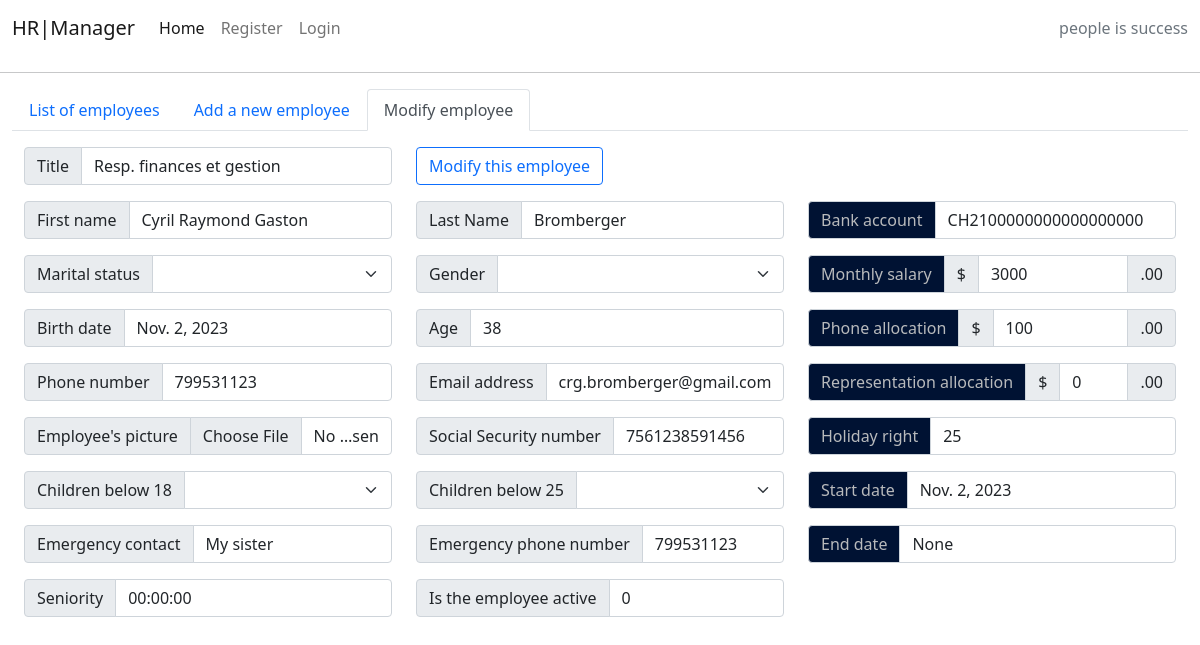
The app's page /employee/1/modify/ with its own data.
### hrmanager/models.py (models this page shows, shortened)
class Employees(models.Model):
    title = models.CharField(max_length=200, unique=True, default='')
    first_name = models.CharField(max_length=30)
    last_name = models.CharField(max_length=30)
    employees_gender = models.CharField(max_length=1, choices=EMPLOYEES_GENDER)
    employees_marital_status = models.CharField(
        max_length=1, choices=EMPLOYEES_MARITAL_STATUS)
    children_for_allocations_type_1 = models.CharField(
        choices=CHILDREN_BELOW_18, blank=True, max_length=2)
    children_for_allocations_type_2 = models.CharField(
        choices=CHILDREN_BELOW_25, blank=True, max_length=2)
    birth_date = models.DateField()
    employees_age = models.PositiveSmallIntegerField()
    email_adress = models.EmailField()
    phone_number = models.IntegerField()
    emergency_contact = models.CharField(max_length=30)
    emergency_phonenumber = models.IntegerField()
    employee_picture = CloudinaryField('image', default='placeholder')
    social_security_number = models.CharField(
        max_length=13, unique=True)
    employees_bankaccount = models.CharField(max_length=21)
    start_date = models.DateField()
    end_date = models.DateField(blank=True, null=True, default=None)
    employees_holiday_rights = models.IntegerField()
    base_monthly_salary = models.IntegerField()
    LPP_deduction_employee = models.IntegerField(
        blank=True, null=True, default=0)
    LPP_deduction_employer = models.IntegerField(
        blank=True, null=True, default=0)
    employees_phone_allocation = models.PositiveSmallIntegerField(
        blank=True, null=True, default=0)
    employees_representation_allocation = models.PositiveSmallIntegerField(
        blank=True, null=True, default=0)
    expense_report = models.DecimalField(
        max_digits=5, decimal_places=2, default=0, blank=True, null=True)
    public_transportation_fees = models.DecimalField(
        max_digits=6, decimal_places=2, default=0, blank=True, null=True)
    extraordinary_salary = models.IntegerField(
        blank=True, null=True, default=0)
    created_date = models.DateTimeField(auto_now_add=True)
    updated_date = models.DateTimeField(auto_now=True)
    seniority = models.DurationField()
    employees_status = models.IntegerField(choices=STATUS, default=0)
    class Meta:
        ordering = ['start_date']
        unique_together = [['first_name', 'last_name']]

### hrmanager/views.py (the view, shortened to what this page needs)
# urls.py: path('employee/<int:pk>/modify/', views.ModifyEmployeeView.as_view(),
class ModifyEmployeeView(generic.edit.UpdateView):
    model = Employees
    form_class = ModifyEmployeeForm
    template_name = 'employee_modify.html'
    def get_object(self, queryset=None):
        pk = self.kwargs.get('pk')
        return get_object_or_404(Employees, pk=pk)
    def get_context_data(self, **kwargs):
        context = super().get_context_data(**kwargs)
        context['current_pk'] = self.object.pk
        context['form'] = ModifyEmployeeForm(instance=self.object)
        return context

### templates/employee_modify.html (shortened to what this page needs)
{% extends "base.html" %} {% block content %}
<div class="container-fluid">
  <ul class="nav nav-tabs">
    <li class="nav-item">
      <a class="nav-link" href="{% url 'Listofemployees' %}"
        >List of employees</a
      >
    </li>
    <li class="nav-item">
      <a class="nav-link" href="{% url 'Addanemployees' %}"
        >Add a new employee</a
      >
    </li>
    <li class="nav-item">
      <a class="nav-link active" aria-current="page" href="#"
        >Modify employee</a
      >
    </li>
  </ul>
  <div class="container-fluid">
    <div class="row">
    </div>
    <form method="POST" action="{% url 'modify_employee' pk=current_pk %}">
      <div class="row">
        <div class="col">
          <div class="input-group mb-3">
            <span class="input-group-text" id="basic-addon1">Title</span>
            <input
              type="text"
              class="form-control"
              value="{{ form.title.value }}"
              name="title"
              aria-describedby="basic-addon1"
            />
          </div>
        </div>
        <div class="col">
          <div class="mb-3">
            <button
              type="submit"
              class="btn btn-outline-primary"
              id="button-addon2"
            >
              Modify this employee
            </button>
          </div>
        </div>
        <div class="col">
        </div>
      </div>
      <div class="row">
        <div class="col">
          <div class="input-group mb-3 flex-nowrap">
            <span class="input-group-text" id="basic-addon1">First name</span>
            <input
              type="text"
              class="form-control"
              value="{{ form.first_name.value }}"
              aria-describedby="basic-addon1"
              name="first_name"
            />
          </div>
        </div>
        <div class="col">
          <div class="input-group mb-3 flex-nowrap">
            <span class="input-group-text" id="basic-addon1">Last Name</span>
            <input
              type="text"
              class="form-control"
              value="{{ form.last_name.value }}"
              aria-describedby="basic-addon1"
              name="last_name"
            />
          </div>
        </div>
        <div class="col">
          <div class="input-group mb-3 flex-nowrap">
            <span class="input-group-text financial-color" id="basic-addon1"
              >Bank account</span
            >
            <input
              type="text"
              class="form-control"
              value="{{ form.employees_bankaccount.value }}"
              aria-describedby="basic-addon1"
              name="employees_bankaccount"
            />
          </div>
        </div>
      </div>
      <div class="row">
        <div class="col">
          <div class="input-group mb-3 flex-nowrap">
            <label class="input-group-text" for="inputGroupSelectMaritalStatus"
              >Marital status</label
            >
            <select
              class="form-select"
              id="inputGroupSelectMaritalStatus"
              name="employees_marital_status"
              value="{{ form.employees_marital_status.value }}"
            >
              <option selected></option>
              <option value="M">Married</option>
            </select>
          </div>
        </div>
        <div class="col">
          <div class="input-group mb-3 flex-nowrap">
            <label class="input-group-text" for="inputGroupSelectGender"
              >Gender</label
            >
            <select
              class="form-select"
              id="inputGroupSelectGender"
              name="employees_gender"
              value="{{ form.employees_gender.value }}"
            >
              <option selected></option>
              <option value="M">Male</option>
            </select>
          </div>
        </div>
        <div class="col">
          <div class="input-group mb-3 flex-nowrap">
            <span class="input-group-text financial-color" id="basic-addon1"
              >Monthly salary</span
            >
            <span class="input-group-text">$</span>
            <input
              type="text"
              class="form-control"
              value="{{ form.base_monthly_salary.value }}"
              aria-describedby="basic-addon1"
              name="base_monthly_salary"
            />
            <span class="input-group-text">.00</span>
          </div>
        </div>
      </div>
      <div class="row">
        <div class="col">
          <div class="input-group mb-3 flex-nowrap">
            <span class="input-group-text" id="basic-addon1">Birth date</span>
            <input
              type="text"
              class="form-control"
              value="{{ form.birth_date.value }}"
              aria-describedby="basic-addon1"
              name="birth_date"
            />
          </div>
        </div>
        <div class="col">
          <div class="input-group mb-3 flex-nowrap">
            <span class="input-group-text" id="basic-addon1">Age</span>
            <input
              type="text"
              class="form-control"
              value="{{ form.employees_age.value }}"
              aria-describedby="basic-addon1"
              name="employees_age"
            />
          </div>
        </div>
        <div class="col">
          <div class="input-group mb-3 flex-nowrap">
            <span class="input-group-text financial-color" id="basic-addon1"
              >Phone allocation</span
            >
            <span class="input-group-text">$</span>
            <input
              type="text"
              class="form-control"
              value="{{ form.employees_phone_allocation.value }}"
              aria-describedby="basic-addon1"
              name="employees_phone_allocation"
            />
            <span class="input-group-text">.00</span>
          </div>
        </div>
      </div>
      <div class="row">
        <div class="col">
          <div class="input-group mb-3 flex-nowrap">
            <span class="input-group-text" id="basic-addon1">Phone number</span>
            <input
              type="text"
              class="form-control"
              value="{{ form.phone_number.value }}"
              aria-describedby="basic-addon1"
              name="phone_number"
            />
          </div>
        </div>
        <div class="col">
          <div class="input-group mb-3 flex-nowrap">
            <span class="input-group-text" id="basic-addon1"
              >Email address</span
            >
            <input
              type="email"
              class="form-control"
              value="{{ form.email_adress.value }}"
              aria-describedby="basic-addon1"
              name="email_adress"
            />
          </div>
        </div>
        <div class="col">
          <div class="input-group mb-3 flex-nowrap">
            <span class="input-group-text financial-color" id="basic-addon1"
              >Representation allocation</span
            >
            <span class="input-group-text">$</span>
            <input
              type="text"
              class="form-control"
              value="{{ form.employees_representation_allocation.value }}"
              aria-describedby="basic-addon1"
              name="employees_representation_allocation"
            />
            <span class="input-group-text">.00</span>
          </div>
        </div>
      </div>
      <div class="row">
        <div class="col">
          <div class="input-group mb-3">
            <label class="input-group-text" for="inputGroupFilePicture"
              >Employee's picture</label
            >
            <input
              type="file"
              class="form-control"
              id="inputGroupFilePicture"
              name="employee_picture"
              value="{{ form.employee_picture.value }}"
            />
          </div>
        </div>
        <div class="col">
          <div class="input-group mb-3 flex-nowrap">
            <span class="input-group-text" id="basic-addon1"
              >Social Security number</span
            >
            <input
              type="text"
              class="form-control"
              value="{{ form.social_security_number.value }}"
              aria-describedby="basic-addon1"
              name="social_security_number"
            />
          </div>
        </div>
        <div class="col">
          <div class="input-group mb-3 flex-nowrap">
            <span class="input-group-text financial-color" id="basic-addon1"
              >Holiday right</span
            >
            <input
              type="text"
              class="form-control"
              value="{{ form.employees_holiday_rights.value }}"
              aria-describedby="basic-addon1"
              name="employees_holiday_rights"
            />
          </div>
        </div>
      </div>
      <div class="row">
        <div class="col">
          <div class="input-group mb-3 flex-nowrap">
            <label
              class="input-group-text"
              for="inputGroupSelectChildrenBelow18"
              >Children below 18</label
            >
            <select
              class="form-select"
              id="inputGroupSelectChildrenBelow18"
              name="children_for_allocations_type_1"
              value="{{ form.children_for_allocations_type_1.value }}"
            >
              <option selected></option>
              <option value="0">0</option>
            </select>
          </div>
        </div>
        <div class="col">
          <div class="input-group mb-3 flex-nowrap">
            <label
              class="input-group-text"
              for="inputGroupSelectChildrenBelow25"
              >Children below 25</label
            >
            <select
              class="form-select"
              id="inputGroupSelectChildrenBelow25"
              name="children_for_allocations_type_2"
              value="{{ form.children_for_allocations_type_2.value }}"
            >
              <option selected></option>
              <option value="0">0</option>
            </select>
          </div>
        </div>
        <div class="col">
          <div class="input-group mb-3 flex-nowrap">
            <span class="input-group-text financial-color" id="basic-addon1"
              >Start date</span
            >
            <input
              type="text"
              class="form-control"
              value="{{ form.start_date.value }}"
              aria-describedby="basic-addon1"
              name="start_date"
            />
          </div>
        </div>
      </div>
      <div class="row">
        <div class="col">
          <div class="input-group mb-3 flex-nowrap">
            <span class="input-group-text" id="basic-addon1"
              >Emergency contact</span
            >
            <input
              type="text"
              class="form-control"
              value="{{ form.emergency_contact.value }}"
              aria-describedby="basic-addon1"
              name="emergency_contact"
            />
          </div>
        </div>
        <div class="col">
          <div class="input-group mb-3 flex-nowrap">
            <span class="input-group-text" id="basic-addon1"
              >Emergency phone number</span
            >
            <input
              type="text"
              class="form-control"
              value="{{ form.emergency_phonenumber.value }}"
              aria-describedby="basic-addon1"
              name="emergency_phonenumber"
            />
          </div>
        </div>
        <div class="col">
          <div class="input-group mb-3 flex-nowrap">
            <span class="input-group-text financial-color" id="basic-addon1"
              >End date</span
            >
            <input
              type="text"
              class="form-control"
              value="{{ form.end_date.value }}"
              aria-describedby="basic-addon1"
              name="end_date"
            />
          </div>
        </div>
      </div>
      <div class="row">
        <div class="col">
          <div class="input-group mb-3 flex-nowrap">
            <span class="input-group-text" id="basic-addon1">Seniority</span>
            <input
              type="text"
              class="form-control"
              value="{{ form.seniority.value }}"
              aria-describedby="basic-addon1"
              name="seniority"
            />
          </div>
        </div>
        <div class="col">
          <div class="input-group mb-3 flex-nowrap">
            <span class="input-group-text" id="basic-addon1"
              >Is the employee active</span
            >
            <input
              type="text"
              class="form-control"
              value="{{ form.employees_status.value }}"
              aria-describedby="basic-addon1"
              name="employees_status"
            />
          </div>
        </div>
        <div class="col">
        </div>
      </div>
    </form>
  </div>
</div>
{% endblock %}

### records on screen
Employees: title "Resp. finances et gestion", first_name "Cyril Raymond Gaston", last_name "Bromberger", employees_bankaccount "CH2100000000000000000", birth_date "Nov. 2, 2023", email_adress "crg.bromberger@gmail.com", social_security_number "7561238591456", start_date "Nov. 2, 2023", emergency_contact "My sister"
